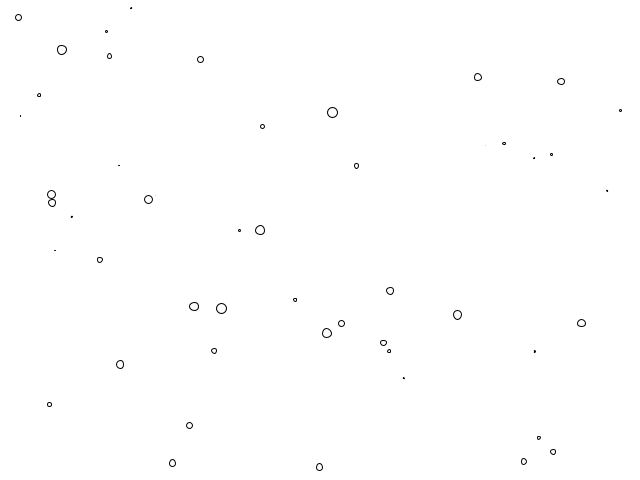
Frame 1 (no input)
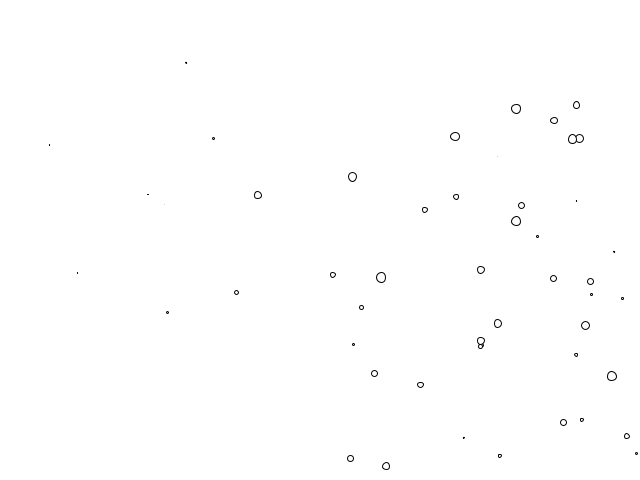
Frame 60 (the mouse pressed at the canvas centre just before this capture)
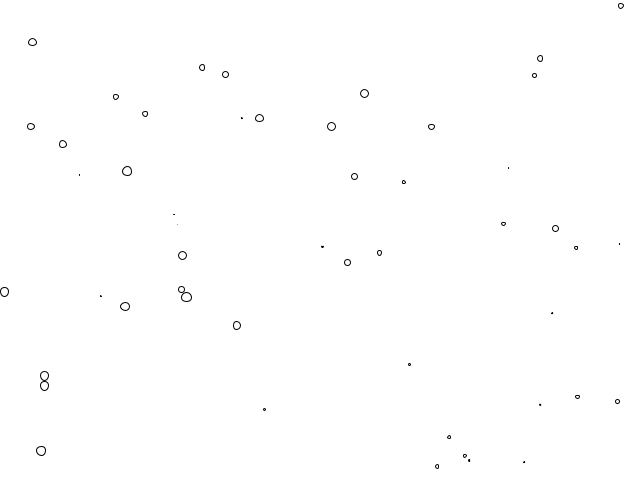
Frame 120 (the mouse held since frame 60 and released just before this capture)

The Processing sketch that drew these frames (run headless with seeded random() and noise(); from frame 60 on, the mouse is pressed at the canvas centre):

// Processing sketch: pongArrayII
// ── pongArrayII.pde
Ball [] balls;

void setup(){
  size(640,480);
  balls = new Ball[50];
  for (int i=0; i<balls.length; i++){
    balls[i] = new Ball(random(10));
  }
}

void draw(){
  background(255);
  for (int i=0; i<balls.length; i++){
    balls[i].move();
    balls[i].display();
  }
}

// ── Ball.pde
class Ball{
  float x;
  float y;
  float xSpeed;
  float ySpeed;
  float size;
  
  void move(){
    x+=xSpeed;
    y+=ySpeed;
    
    if (x<0 || x>width){
      xSpeed *= -1;
    }
    if (y<0 || y>height){
      ySpeed *= -1;
    }
  }
  void display(){
    ellipse(x,y,size,size);
  }
  
  Ball(){
    x = random(width);
    y = random(height);
    xSpeed = 5;
    ySpeed = 3;
    size = 10;
  }
  // constructor overloading
  Ball(float size){
    x = random(width);
    y = random(height);
    xSpeed = size;
    ySpeed = size;
    this.size = size;
  }
}
